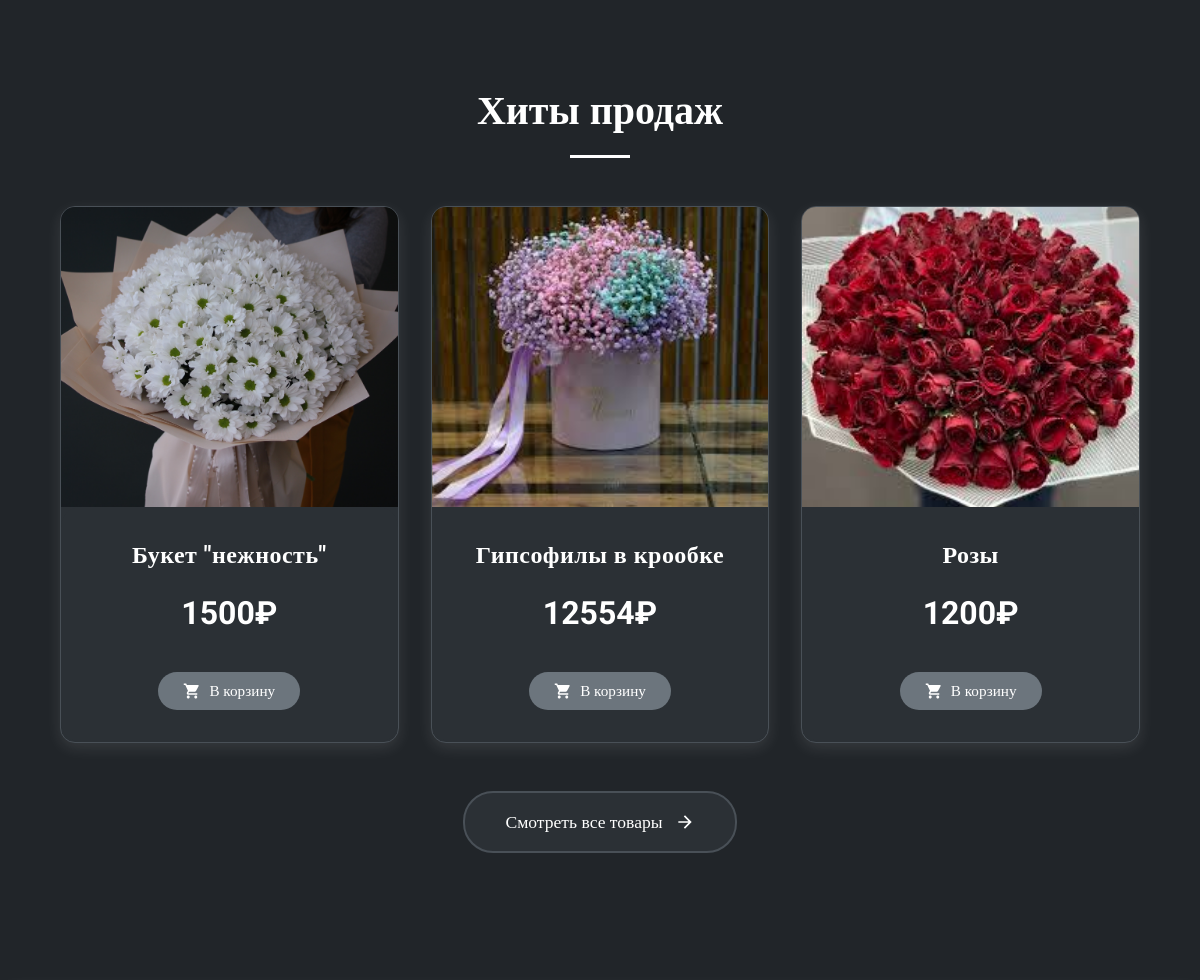
Before: / (middle part) with the older database file.
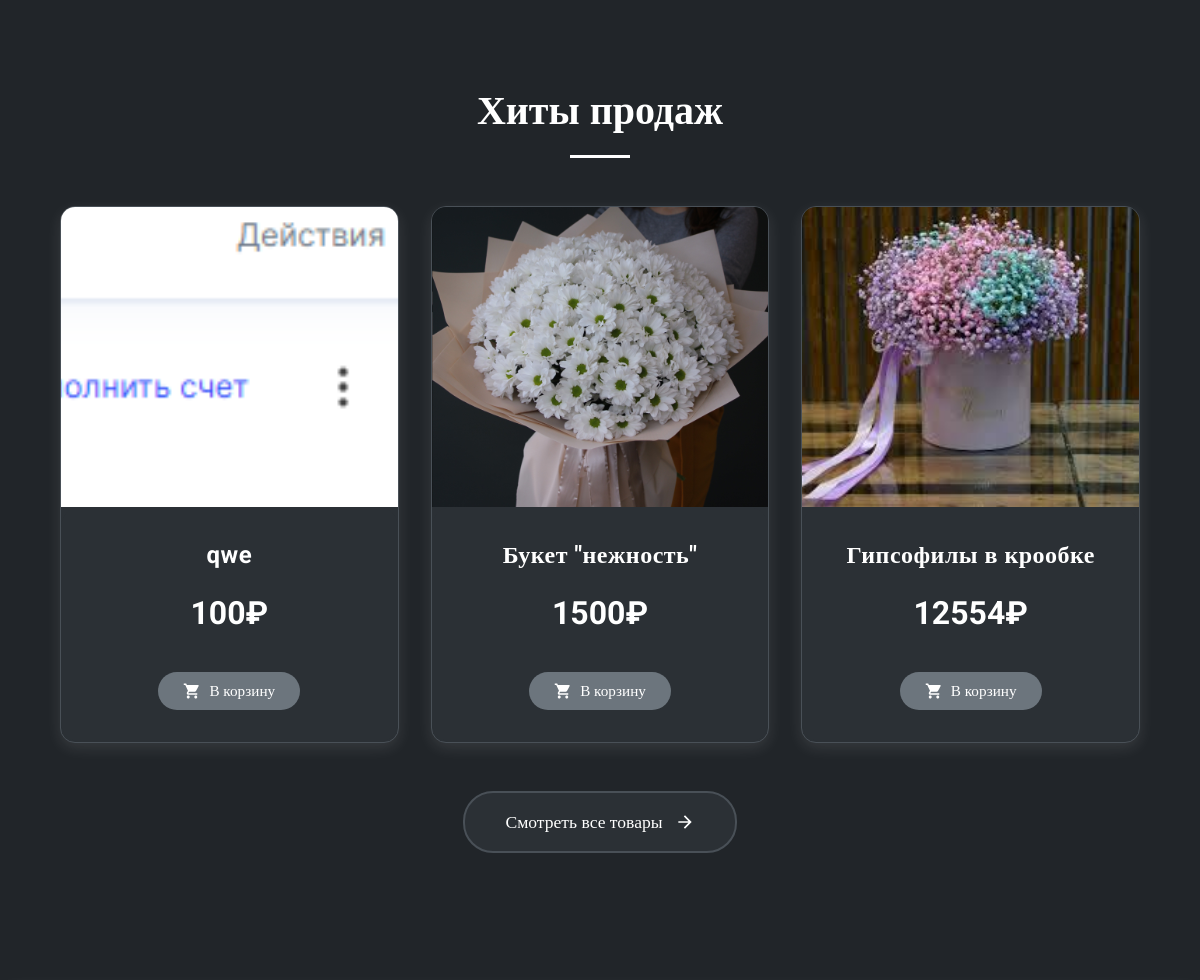
After: the same page with the newer database file.
### main/models.py (models this page shows, shortened)
class Product(models.Model):
    category = models.ForeignKey(
        Category,
        related_name="products",
        on_delete=models.CASCADE,
        verbose_name="категория",
    )
    name = models.CharField(max_length=150, verbose_name="название товара")
    slug = models.SlugField(
        max_length=150,
        unique=True,
        verbose_name="Ссылка на товар (заполняется автоматически)",
    )
    image = models.ImageField(
        upload_to="products/%Y/%m/%d", blank=True, verbose_name="Изображение"
    )
    description = RichTextField(
        blank=True, verbose_name="Описание букета (не обязательно)"
    )
    price = models.DecimalField(
        max_digits=10, decimal_places=0, verbose_name="стоимость"
    )
    available = models.BooleanField(default=True, verbose_name="доступно ли")
    created = models.DateTimeField(auto_now_add=True, verbose_name="Дата создания")
    updated = models.DateTimeField(auto_now=True, verbose_name="Дата обновления")
    discount = models.DecimalField(
        default=0, max_digits=4, decimal_places=0, verbose_name="скидка в процентах"
    )
    quantity = models.IntegerField(blank=False, verbose_name="количество", default=1)
    purchased = models.IntegerField(
        blank=True, verbose_name="количество продаж", default=0
    )
    class Meta:
        ordering = [
            "name",
        ]
        indexes = [
            models.Index(fields=["id", "slug"]),
            models.Index(fields=["name"]),
            models.Index(fields=["-created"]),
        ]
        verbose_name = "товар"
        verbose_name_plural = "товары"
    def sell_price(self):
        if self.discount:
            return round(self.price - self.price * self.discount / 100, 0)
        return self.price

### main/views.py (the view)
# urls.py: path("", views.popular_list, name="popular_list"),
def popular_list(request):
    products = Product.objects.filter(available=True, discount=0)[:3]
    products_disc = Product.objects.filter(discount__gt=0)
    return render(
        request,
        "main/index/index.html",
        {"products": products, "products_disc": products_disc},
    )

### cart/context_processors.py (called while the page is built)
def cart(request):
    return {"cart": request.session.get(settings.CART_SESSION_ID, {})}

### main/templates/main/index/index.html (shortened to what this page needs)
{% extends 'main/base.html' %}
{% load static %}
{% load cart_tags %}
{% block content %}
  <section class="products" id="products">
    <h2 class="section-title" data-aos="fade-down">Хиты продаж</h2>
    <div class="products-grid">
      {% for product in products %}
        <a href="{% url 'main:product_detail' product.slug %}" style="text-decoration: none;">
          <div class="product-card interactive-card" data-aos="zoom-in">
            <div class="product-image" style="background-image: url({{ product.image.url }})"></div>
            <div class="product-info">
              <h3 class="product-title">{{ product.name }}</h3>
              <p class="product-price">{{ product.sell_price }}₽</p>
              <form action="{% url 'cart:add' product.slug %}" method="post" class="add-to-cart-form">
                <button class="add-to-cart-btn btn-hover" type="submit">
                  В корзину
                </button>
              </form>
            </div>
          </div>
        </a>
      {% endfor %}
    </div>
    <div class="view-all-container">
      <a href="{% url 'main:product_list' %}" class="view-all-btn btn-hover">
        Смотреть все товары<svg class="arrow-icon" viewBox="0 0 24 24">
          <path d="M12 4l-1.41 1.41L16.17 11H4v2h12.17l-5.58 5.59L12 20l8-8z" />
        </svg>
      </a>
    </div>
  </section>
{% endblock %}

Changed rows visible on the page:
no longer on this page (row unchanged): Product: image (picture), name "Розы", sell_price "1200"
added Product: image (picture), name "qwe", sell_price "100"
